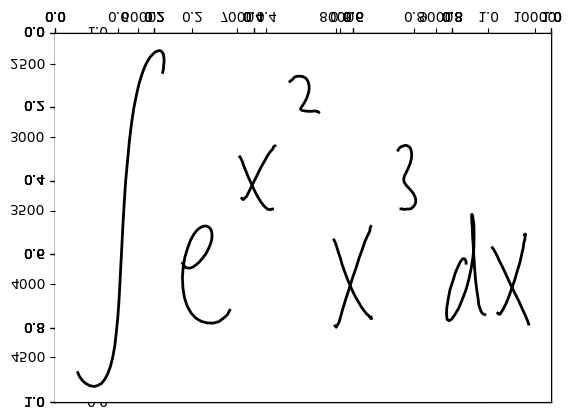
#> input picture offline-crohme-master/offline-crohme-master/200923-131-2.inkml.png, 572 x 418 px
$ python image_crop.py
#> lines starting #> are read from the running program, lines starting #| are printed output that depends on the picture; after the words box and inside, x2 and y2 are one past the last pixel; in counts of white or black regions, pixels touching at a corner belong together
#> further down, image is the input picture: shape (418, 572, 3); min 0, max 255, mean 245.5
import cv2
import numpy as np
import matplotlib.pyplot as plt


def crop_inside_box(image):
    # Convert to grayscale
    gray = cv2.cvtColor(image, cv2.COLOR_BGR2GRAY)

    # Apply thresholding (adjust threshold value if needed)
    ret, thresh = cv2.threshold(gray, 200, 255, cv2.THRESH_BINARY_INV)
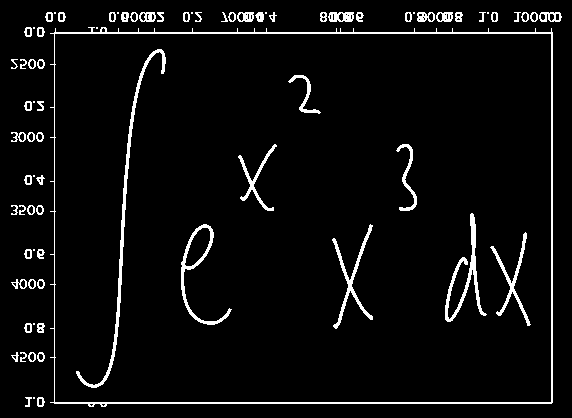
#> thresh: shape (418, 572); 4.8% white in thin lines or dots

    # Find external contours
    contours, hierarchy = cv2.findContours(thresh, cv2.RETR_EXTERNAL, cv2.CHAIN_APPROX_SIMPLE)
#> contours = 71 contours, 23 with area under 20; largest, box (x1, y1, x2, y2) and area: (50, 27, 553, 407) 184856, (328, 12, 354, 22) 202, (539, 12, 562, 22) 164, (139, 12, 156, 22) 130, (436, 12, 453, 22) 130

    # Look for the largest rectangular contour
    max_area = 0
    box_contour = None
    for cnt in contours:
        area = cv2.contourArea(cnt)
        peri = cv2.arcLength(cnt, True)
        approx = cv2.approxPolyDP(cnt, 0.02 * peri, True)
        if len(approx) == 4 and area > max_area:
            max_area = area
            box_contour = approx
#> this loop made 71 passes
#> (area, peri, max_area, box_contour) on pass 35: (184855.5, 1961.2, 184855.5, [[50, 33], [50, 402], [552, 402], [551, 28]])
#> (area, peri) on passes 1, 4, 5, 7, 8, 10: (54, 28.49), (51, 27.31), (53, 27.31), (27.5, 27.9), (53, 31.31), (54, 28.49)
#> after the loop, max_area = 184855.5

    if box_contour is None:
        print("No box detected; returning original image.")
        return image

    # Get the bounding rectangle for the detected box
    x, y, w, h = cv2.boundingRect(box_contour)
#> x = 50; y = 28; w = 503; h = 375
    cropped = image[y:y + h, x:x + w]
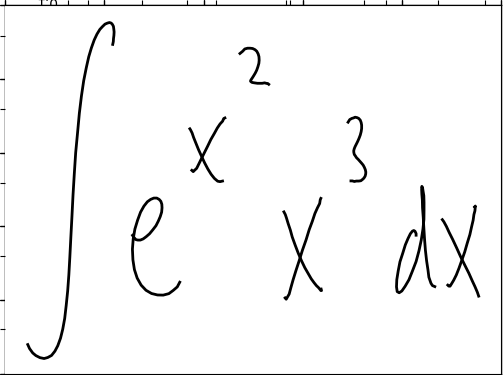
#> cropped: shape (375, 503, 3); min 0, max 255, mean 246.5
    return cropped


if __name__ == "__main__":
    # Replace 'sample_input.jpg' with the path to your sample image
    image_path = "200923-131-2.inkml.png"
    image = cv2.imread(image_path)
    if image is None:
        print(f"Error loading image at {image_path}")
    else:
        cropped_image = crop_inside_box(image)

        # Convert images from BGR to RGB for displaying with matplotlib
        image_rgb = cv2.cvtColor(image, cv2.COLOR_BGR2RGB)
        cropped_rgb = cv2.cvtColor(cropped_image, cv2.COLOR_BGR2RGB)

        # Display the original and cropped images side by side
        plt.figure(figsize=(12, 6))
        plt.subplot(1, 2, 1)
        plt.imshow(image_rgb)
        plt.title("Original Image")
        plt.axis("off")
        plt.subplot(1, 2, 2)
        plt.imshow(cropped_rgb)
        plt.title("Cropped Image")
        plt.axis("off")
        plt.tight_layout()
        plt.show()
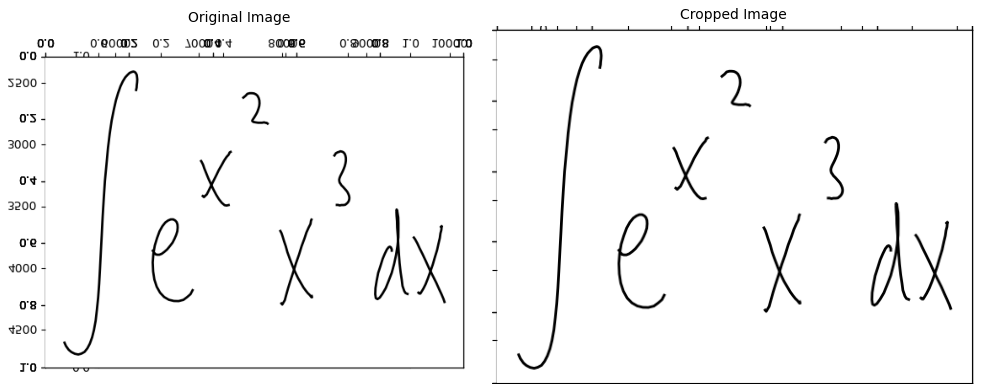
#> figure drawn by matplotlib, 2 panels
